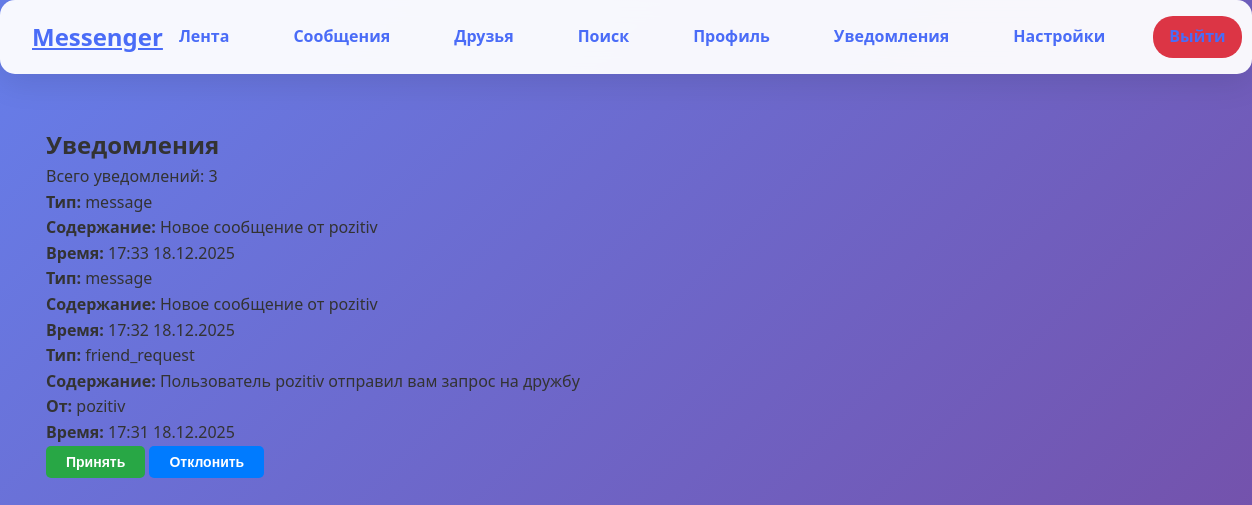
/notifications (signed in), run on the app's committed database.
### models.py (models this page shows, shortened)
class Notification(db.Model):
    id = db.Column(db.Integer, primary_key=True)
    user_id = db.Column(db.Integer, db.ForeignKey('user.id'), nullable=False)
    sender_id = db.Column(db.Integer, db.ForeignKey('user.id'), nullable=True)  # nullable=True если не всегда есть отправитель
    type = db.Column(db.String(50), nullable=False)  # 'friend_request', 'message', 'like', 'comment'
    content = db.Column(db.String(500))
    is_read = db.Column(db.Boolean, default=False)
    created_at = db.Column(db.DateTime, default=datetime.utcnow)
    related_id = db.Column(db.Integer)  # ID связанного объекта
    user = db.relationship('User', foreign_keys=[user_id], backref='notifications')
    sender = db.relationship('User', foreign_keys=[sender_id])

class User(db.Model):
    id = db.Column(db.Integer, primary_key=True)
    username = db.Column(db.String(80), unique=True, nullable=False)
    email = db.Column(db.String(120), unique=True, nullable=True)
    password_hash = db.Column(db.String(200), nullable=False)
    created_at = db.Column(db.DateTime, default=datetime.utcnow)
    last_seen = db.Column(db.DateTime, default=datetime.utcnow)
    is_online = db.Column(db.Boolean, default=False)
    otp_secret = db.Column(db.String(32))
    is_2fa_enabled = db.Column(db.Boolean, default=False)
    posts = db.relationship('Post', backref='author', lazy='dynamic', cascade='all, delete-orphan')
    sent_messages = db.relationship('Message', foreign_keys='Message.sender_id',
                                   backref='sender', lazy='dynamic')
    received_messages = db.relationship('Message', foreign_keys='Message.receiver_id',
                                       backref='receiver', lazy='dynamic')
    comments = db.relationship('Comment', backref='author', lazy='dynamic')

### app.py (the view)
@app.route('/notifications')
@login_required
def notifications():
    try:
        user_id = session['user_id']
        user = User.query.get(user_id)
        if not user:
            flash('Пользователь не найден', 'error')
            return redirect(url_for('login'))
        notifications_list = Notification.query.filter_by(
            user_id=user_id
        ).order_by(Notification.created_at.desc()).all()
        notifications_with_senders = []
        for notification in notifications_list:
            sender = None
            if notification.sender_id:
                sender = User.query.get(notification.sender_id)
            notifications_with_senders.append({
                'notification': notification,
                'sender': sender
            })
        for notification in notifications_list:
            if not notification.is_read:
                notification.is_read = True
        db.session.commit()
        return render_template('notifications.html',
                             notifications=notifications_with_senders,
                             current_user=user)
    except Exception as e:
        print(f"Ошибка в notifications: {str(e)}")
        import traceback
        traceback.print_exc()
        flash(f'Ошибка загрузки уведомлений: {str(e)}', 'error')
        return redirect(url_for('feed'))

### app.py (called while the page is built)
@app.context_processor
def inject_user():
    if 'user_id' in session:
        user = User.query.get(session['user_id'])
        return {'current_user': user}
    return {}

@app.before_request
def update_last_seen():
    if 'user_id' in session:
        user = User.query.get(session['user_id'])
        if user:
            user.last_seen = datetime.utcnow()
            db.session.commit()

### auth.py (called while the page is built)
def login_required(f):
    @wraps(f)
    def decorated_function(*args, **kwargs):
        if 'user_id' not in session:
            if request.headers.get('X-Requested-With') == 'XMLHttpRequest':
                return {'error': 'Требуется авторизация'}, 401
            return redirect(url_for('auth.login'))
        return f(*args, **kwargs)
    return decorated_function

### templates/notifications.html (shortened to what this page needs)
{% extends "base.html" %}
{% block content %}
<div class="notifications-container">
    <h2>Уведомления</h2>
    {% if notifications %}
        <p>Всего уведомлений: {{ notifications|length }}</p>
        {% for item in notifications %}
        <div class="notification-item {% if not item.notification.is_read %}unread{% endif %}">
            <div class="notification-content">
                <p><strong>Тип:</strong> {{ item.notification.type }}</p>
                <p><strong>Содержание:</strong> {{ item.notification.content }}</p>
                {% if item.sender %}
                <p><strong>От:</strong> {{ item.sender.username }}</p>
                {% endif %}
                <p><strong>Время:</strong> {{ item.notification.created_at.strftime('%H:%M %d.%m.%Y') }}</p>
                {% if item.notification.type == 'friend_request' and item.sender %}
                <div class="notification-actions">
                    <form action="{{ url_for('accept_friend', friend_id=item.sender.id) }}"
                          method="POST" style="display: inline;">
                        <button type="submit" class="btn btn-success btn-sm">Принять</button>
                    </form>
                    <form action="{{ url_for('reject_friend', friend_id=item.sender.id) }}"
                          method="POST" style="display: inline;">
                        <button type="submit" class="btn btn-danger btn-sm">Отклонить</button>
                    </form>
                </div>
                {% endif %}
            </div>
        </div>
        {% endfor %}
    {% else %}
        <p>У вас нет уведомлений</p>
    {% endif %}
</div>
{% endblock %}

### templates/base.html (shortened to what this page needs)
<!DOCTYPE html>
<html lang="ru">
<head>
    <link rel="stylesheet" href="{{ url_for('static', filename='css/style.css') }}">
</head>
<body>
    <nav class="navbar">
        <div class="nav-brand">
            <a href="{{ url_for('index') }}" style="font-size: 24px; font-weight: bold; color: #4a6cf7;">
                Messenger
            </a>
        </div>
        <div class="nav-links">
            {% if current_user %}
                <a href="{{ url_for('feed') }}">Лента</a>
                <a href="{{ url_for('messages') }}">Сообщения</a>
                <a href="{{ url_for('friends') }}">Друзья</a>
                <a href="{{ url_for('search') }}">Поиск</a>
                <a href="{{ url_for('profile') }}">Профиль</a>
                <a href="{{ url_for('notifications') }}">Уведомления</a>
                <a href="{{ url_for('settings') }}">Настройки</a>
                <a href="{{ url_for('logout') }}" class="btn-danger">Выйти</a>
            {% else %}
                <a href="{{ url_for('login') }}">Войти</a>
                <a href="{{ url_for('register') }}">Регистрация</a>
            {% endif %}
        </div>
    </nav>
    <div class="container">
        <main>
            {% block content %}{% endblock %}
        </main>
    </div>
</body>
</html>

### static/css/style.css (style rules this page uses)
* { margin: 0; padding: 0; box-sizing: border-box; }
body { font-family: 'Segoe UI', Tahoma, Geneva, Verdana, sans-serif; background: linear-gradient(135deg, #667eea 0%, #764ba2 100%); min-height: 100vh; color: #333; line-height: 1.6; }
.container { max-width: 1200px; margin: 0 auto; padding: 20px; }
.navbar { background: rgba(255, 255, 255, 0.95); backdrop-filter: blur(10px); padding: 1rem 2rem; border-radius: 15px; margin-bottom: 2rem; box-shadow: 0 8px 32px rgba(0, 0, 0, 0.1); display: flex; justify-content: space-between; align-items: center; }
.nav-links { display: flex; gap: 2rem; }
.nav-links a { text-decoration: none; color: #4a6cf7; font-weight: 600; padding: 8px 16px; border-radius: 20px; transition: all 0.3s ease; }
.btn { display: inline-block; background: #4a6cf7; color: white; border: none; padding: 12px 24px; border-radius: 10px; font-weight: 600; cursor: pointer; transition: all 0.3s ease; text-align: center; text-decoration: none; font-size: 16px; }
.btn-danger { background: #dc3545; }
.btn-success { background: #28a745; }

### templates/base.html (style rules this page uses)
.btn { display: inline-block; padding: 8px 20px; background: #007bff; color: white; border: none; border-radius: 5px; text-decoration: none; cursor: pointer; font-size: 14px; transition: background 0.3s; }
.btn-success { background: #28a745; }

### data on the page
Notification: notification.type "message", notification.content "Новое сообщение от pozitiv", notification.created_at "17:33 18.12.2025"
Notification: notification.type "message", notification.content "Новое сообщение от pozitiv", notification.created_at "17:32 18.12.2025"
Notification: notification.type "friend_request", notification.content "Пользователь pozitiv отправил вам запрос на дружбу", notification.created_at "17:31 18.12.2025"
User: sender.username "pozitiv"

### other printed values
{{ notifications|length }} "3"
